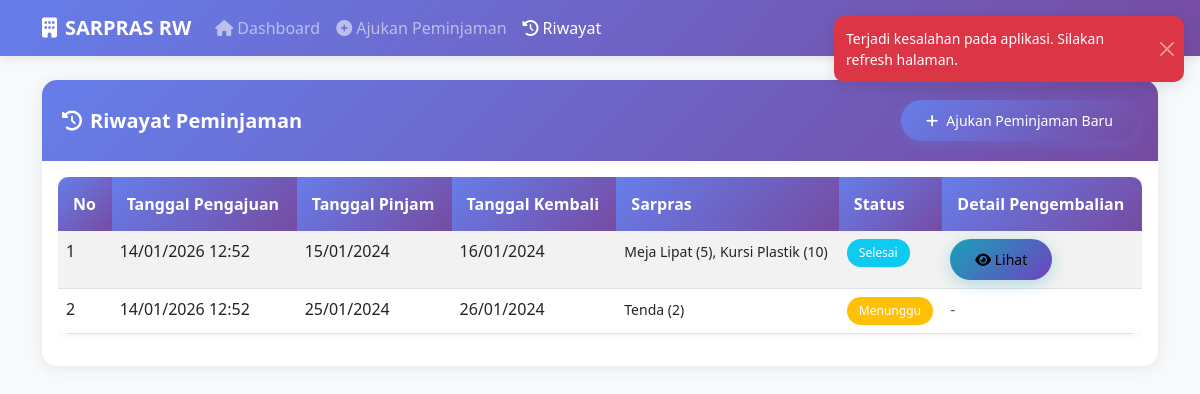
Screenshot of /warga/riwayat.php (signed in) with the database file from the repository.
### tables this page shows
CREATE TABLE peminjaman (
    id INT AUTO_INCREMENT PRIMARY KEY,
    user_id INT NOT NULL,
    tanggal_pinjam DATE NOT NULL,
    tanggal_kembali DATE NOT NULL,
    status ENUM('menunggu', 'disetujui', 'ditolak', 'selesai') NOT NULL DEFAULT 'menunggu',
    created_at TIMESTAMP DEFAULT CURRENT_TIMESTAMP,
    FOREIGN KEY (user_id) REFERENCES users(id) ON DELETE CASCADE
);

### warga/riwayat.php (the view, shortened to what this page needs)
<?php
function getRiwayatPeminjaman($user_id, $limit = null) {
    $pdo = getDB();
    $sql = "
        SELECT p.*, GROUP_CONCAT(CONCAT(s.nama, ' (', dp.jumlah_pinjam, ')') SEPARATOR ', ') as sarpras_list,
               GROUP_CONCAT(CONCAT('Kondisi: ', COALESCE(dp.kondisi_kembali, '-'), ', Catatan: ', COALESCE(dp.catatan, '-')) SEPARATOR '; ') as detail_kembali
        FROM peminjaman p
        LEFT JOIN detail_peminjaman dp ON p.id = dp.peminjaman_id
        LEFT JOIN sarpras s ON dp.sarpras_id = s.id
        WHERE p.user_id = ?
        GROUP BY p.id
        ORDER BY p.created_at DESC
    ";
    $stmt = $pdo->prepare($sql);
    $stmt->execute([$user_id]);
    return $stmt->fetchAll();
}
$riwayat_list = getRiwayatPeminjaman($_SESSION['user_id']);
?>
<!DOCTYPE html>
<html lang="id">
<head>
    <link href="https://cdn.jsdelivr.net/npm/bootstrap@5.3.0/dist/css/bootstrap.min.css" rel="stylesheet">
    <link rel="stylesheet" href="https://cdnjs.cloudflare.com/ajax/libs/font-awesome/6.0.0/css/all.min.css">
    <link rel="stylesheet" href="../assets/css/style.css">
</head>
<body>
    <nav class="navbar navbar-expand-lg navbar-dark bg-primary">
        <div class="container">
            <a class="navbar-brand" href="#">
                <i class="fas fa-building me-2"></i>SARPRAS RW
            </a>
            <div class="collapse navbar-collapse" id="navbarNav">
                <ul class="navbar-nav me-auto">
                    <li class="nav-item">
                        <a class="nav-link" href="dashboard.php"><i class="fas fa-home me-1"></i>Dashboard</a>
                    </li>
                    <li class="nav-item">
                        <a class="nav-link" href="ajukan_peminjaman.php"><i class="fas fa-plus-circle me-1"></i>Ajukan Peminjaman</a>
                    </li>
                    <li class="nav-item">
                        <a class="nav-link active" href="riwayat.php"><i class="fas fa-history me-1"></i>Riwayat</a>
                    </li>
                </ul>
                <ul class="navbar-nav">
                    <li class="nav-item dropdown">
                        <a class="nav-link dropdown-toggle" href="#" id="navbarDropdown" role="button" data-bs-toggle="dropdown">
                        </a>
                    </li>
                </ul>
            </div>
        </div>
    </nav>
    <div class="container mt-4">
        <div class="row">
            <div class="col-12">
                <div class="card">
                    <div class="card-header d-flex justify-content-between align-items-center">
                        <h5 class="mb-0"><i class="fas fa-history me-2"></i>Riwayat Peminjaman</h5>
                        <a href="ajukan_peminjaman.php" class="btn btn-primary btn-sm">
                            <i class="fas fa-plus me-2"></i>Ajukan Peminjaman Baru
                        </a>
                    </div>
                    <div class="card-body">
                        <?php if (empty($riwayat_list)): ?>
                            <div class="text-center py-5">
                                <i class="fas fa-inbox fa-3x text-muted mb-3"></i>
                                <h5 class="text-muted">Belum ada riwayat peminjaman</h5>
                                <p class="text-muted">Anda belum pernah mengajukan peminjaman sarpras.</p>
                                <a href="ajukan_peminjaman.php" class="btn btn-primary">
                                    <i class="fas fa-plus me-2"></i>Ajukan Peminjaman Sekarang
                                </a>
                            </div>
                        <?php else: ?>
                            <div class="table-responsive">
                                <table class="table table-striped table-hover">
                                    <thead class="table-dark">
                                        <tr>
                                            <th>No</th>
                                            <th>Tanggal Pengajuan</th>
                                            <th>Tanggal Pinjam</th>
                                            <th>Tanggal Kembali</th>
                                            <th>Sarpras</th>
                                            <th>Status</th>
                                            <th>Detail Pengembalian</th>
                                        </tr>
                                    </thead>
                                    <tbody>
                                        <?php $no = 1; foreach ($riwayat_list as $riwayat): ?>
                                            <tr>
                                                <td><?php echo $no++; ?></td>
                                                <td><?php echo date('d/m/Y H:i', strtotime($riwayat['created_at'])); ?></td>
                                                <td><?php echo date('d/m/Y', strtotime($riwayat['tanggal_pinjam'])); ?></td>
                                                <td><?php echo date('d/m/Y', strtotime($riwayat['tanggal_kembali'])); ?></td>
                                                <td>
                                                    <small><?php echo htmlspecialchars($riwayat['sarpras_list']); ?></small>
                                                </td>
                                                <td>
                                                    <span class="badge bg-<?php
                                                        echo $riwayat['status'] == 'menunggu' ? 'warning' :
                                                             ($riwayat['status'] == 'disetujui' ? 'success' :
                                                              ($riwayat['status'] == 'ditolak' ? 'danger' : 'info'));
                                                    ?>">
                                                        <?php echo ucfirst($riwayat['status']); ?>
                                                    </span>
                                                </td>
                                                <td>
                                                    <?php if ($riwayat['status'] == 'selesai' && $riwayat['detail_kembali']): ?>
                                                        <button class="btn btn-sm btn-info" onclick="showDetail('<?php echo htmlspecialchars($riwayat['detail_kembali']); ?>')">
                                                            <i class="fas fa-eye"></i> Lihat
                                                        </button>
                                                    <?php else: ?>
                                                        <span class="text-muted">-</span>
                                                    <?php endif; ?>
                                                </td>
                                            </tr>
                                        <?php endforeach; ?>
                                    </tbody>
                                </table>
                            </div>
                        <?php endif; ?>
                    </div>
                </div>
            </div>
        </div>
    </div>
</body>
</html>

### assets/css/style.css (style rules this page uses)
body { font-family: 'Segoe UI', Tahoma, Geneva, Verdana, sans-serif; background-color: #f8f9fa; }
.table { border-radius: 10px; overflow: hidden; box-shadow: 0 2px 10px rgba(0,0,0,0.05); }
.table thead th { background: linear-gradient(135deg, #667eea 0%, #764ba2 100%); color: white; border: none; font-weight: 600; padding: 15px; }
.card { border: none; border-radius: 15px; box-shadow: 0 2px 15px rgba(0,0,0,0.08); transition: all 0.3s ease; }
.card-header { background: linear-gradient(135deg, #667eea 0%, #764ba2 100%); color: white; border-radius: 15px 15px 0 0 !important; border: none; padding: 20px; }
.card-header h5 { margin: 0; font-weight: 600; }
.btn { border-radius: 25px; padding: 10px 25px; font-weight: 500; transition: all 0.3s ease; border: none; }
.btn-primary { background: linear-gradient(135deg, #667eea 0%, #764ba2 100%); box-shadow: 0 4px 15px rgba(102, 126, 234, 0.3); }
.btn-info { background: linear-gradient(135deg, #17a2b8 0%, #6f42c1 100%); box-shadow: 0 4px 15px rgba(23, 162, 184, 0.3); }
.badge { border-radius: 20px; padding: 8px 12px; font-weight: 500; }
.navbar { box-shadow: 0 2px 10px rgba(0,0,0,0.1); }
.navbar-brand { font-weight: 700; font-size: 1.25rem; }
.bg-primary { background: linear-gradient(135deg, #667eea 0%, #764ba2 100%) !important; }

### rows the page displays
peminjaman: created_at "14/01/2026 12:52", tanggal_pinjam "15/01/2024", tanggal_kembali "16/01/2024", sarpras_list "Meja Lipat (5), Kursi Plastik (10)", status "Selesai"
peminjaman: created_at "14/01/2026 12:52", tanggal_pinjam "25/01/2024", tanggal_kembali "26/01/2024", sarpras_list "Tenda (2)", status "Menunggu"
